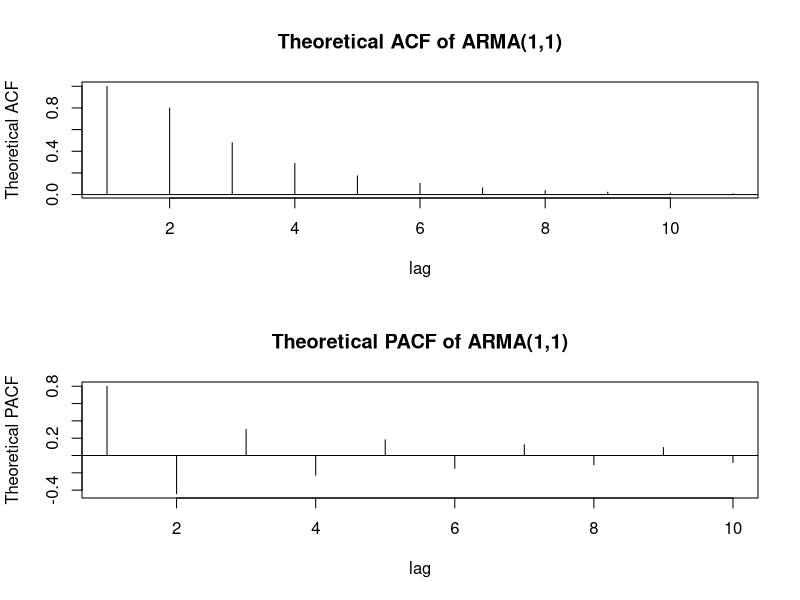
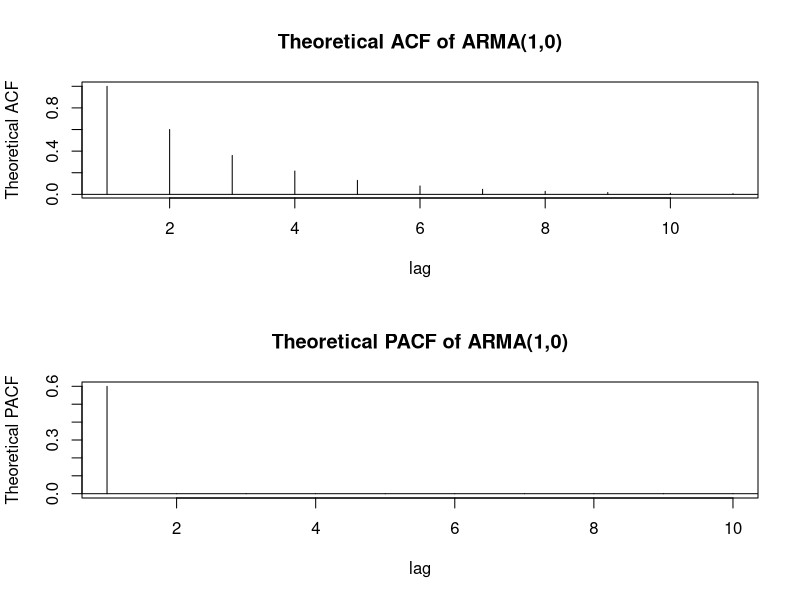
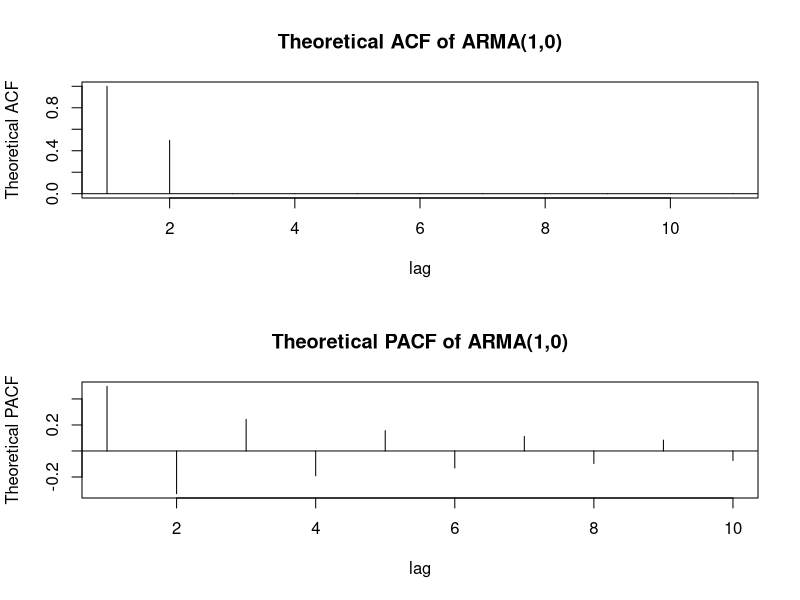
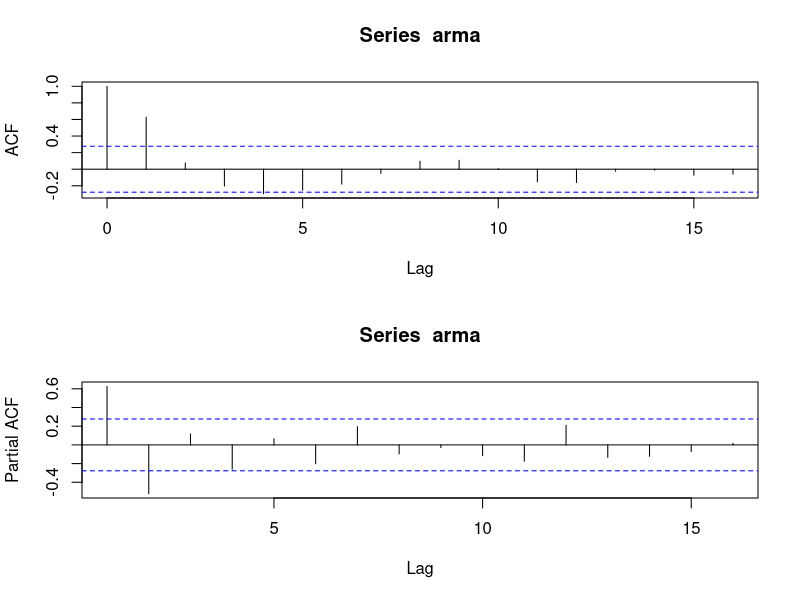
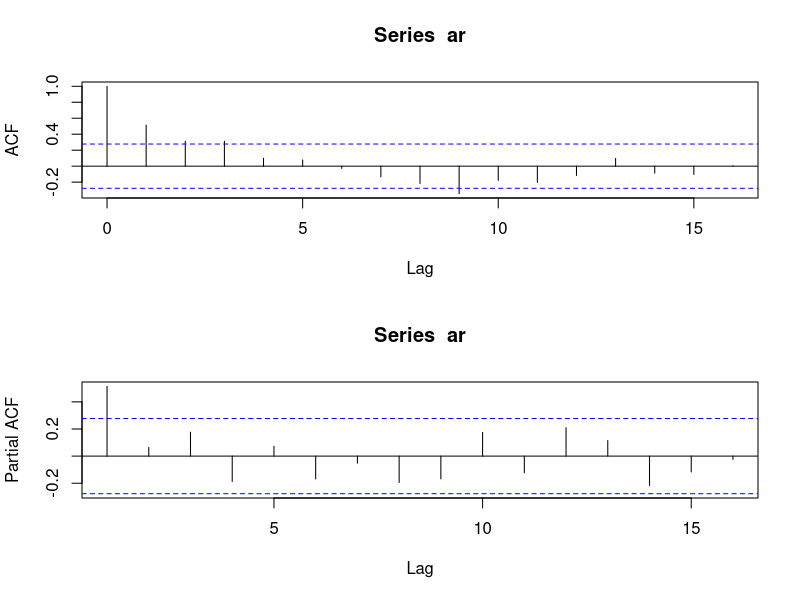
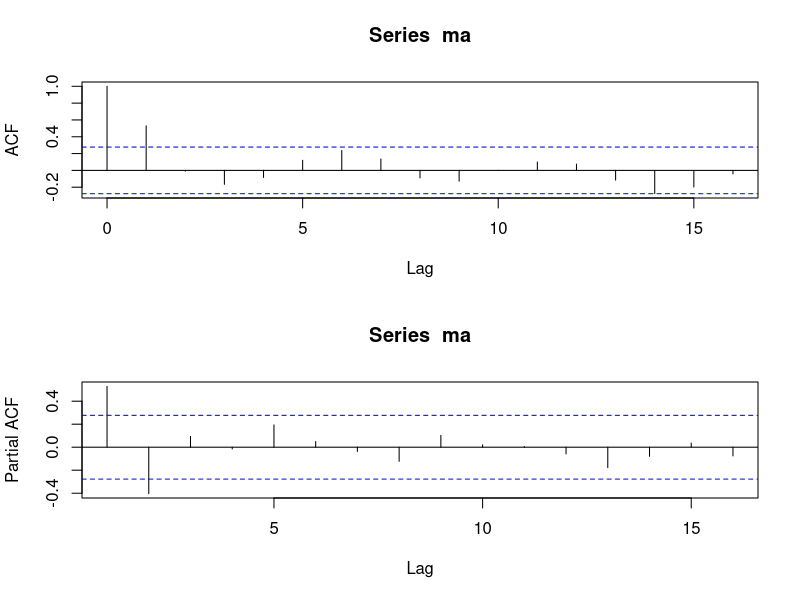
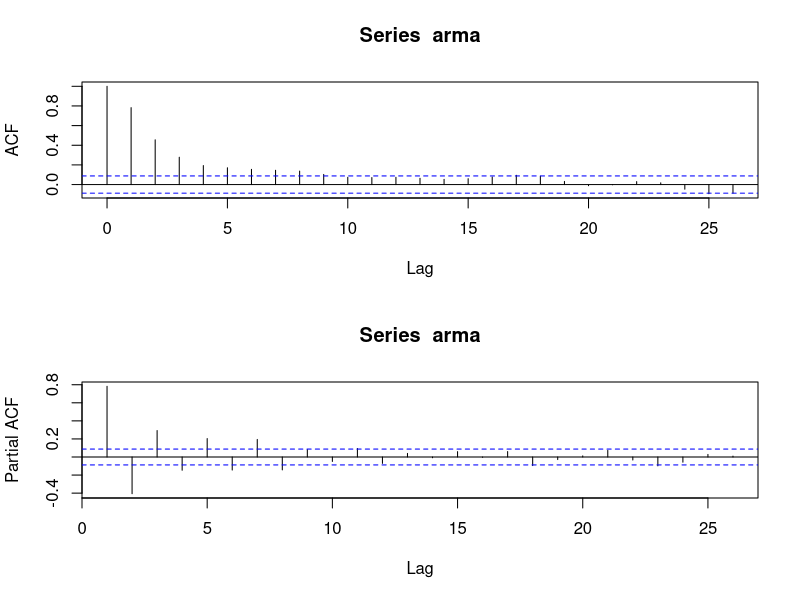
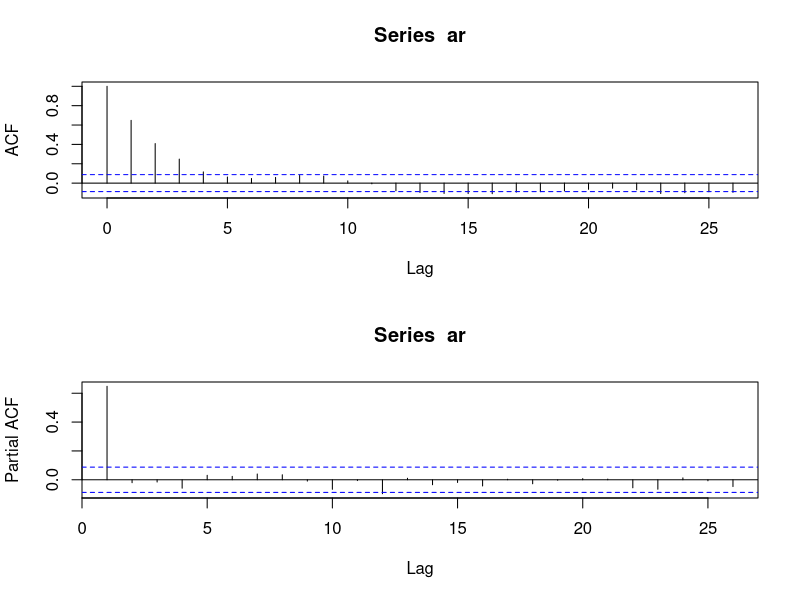

Generate these figures, in order, with R:
## ---- chunk 1
knitr::opts_chunk$set(echo = TRUE)
## ---- chunk 2
par(mfrow = c(2,1))
#ACF and PACF of ARMA(1,1)

armaOneOne = ARMAacf(ar = .6,ma=.9,lag.max=10) #theoretical acf
plot(armaOneOne,
type = "h",
xlab = "lag",
ylab = "Theoretical ACF",
main = "Theoretical ACF of ARMA(1,1)"
)
abline(h = 0)
#acf(x1, lag.max = 10)

plot(ARMAacf(ar = .6,ma=.9,lag.max=10,pacf = TRUE),
             type = "h",
             xlab = "lag",
             ylab = "Theoretical PACF",
             main = "Theoretical PACF of ARMA(1,1)")

abline(h = 0)




#ACF and PACF of ARMA(1,0)
armaOneZero = ARMAacf(ar = .6,lag.max=10) #theoretical acf
plot(armaOneZero,
     type = "h",
     xlab = "lag",
     ylab = "Theoretical ACF",
     main = "Theoretical ACF of ARMA(1,0)"
)
abline(h = 0)
#acf(x1, lag.max = 10)

plot(ARMAacf(ar = .6,lag.max=10,pacf = TRUE), #theoretical PACF
     type = "h",
     xlab = "lag",
     ylab = "Theoretical PACF",
     main = "Theoretical PACF of ARMA(1,0)")

abline(h = 0)









#ACF and PACF of ARMA(0,1)
armaOneZero = ARMAacf(ma = .9,lag.max=10) #theoretical acf
plot(armaOneZero,
     type = "h",
     xlab = "lag",
     ylab = "Theoretical ACF",
     main = "Theoretical ACF of ARMA(1,0)"
)
abline(h = 0)
#acf(x1, lag.max = 10)

plot(ARMAacf(ma = .9,lag.max=10,pacf = TRUE), #theoretical PACF
     type = "h",
     xlab = "lag",
     ylab = "Theoretical PACF",
     main = "Theoretical PACF of ARMA(1,0)")

abline(h = 0)
## ---- chunk 3
arma = arima.sim(list(order = c(1,0,1),ar=.6,ma=.9), n=50)


ar = arima.sim(list(order = c(1,0,0),ar=.6), n=50)
ma = arima.sim(list(order = c(0,0,1),ma=.9), n=50)

par(mfrow = c(2,1))
acf(arma)
pacf(arma)
acf(ar)
pacf(ar)
acf(ma)
pacf(ma)


## ---- chunk 4
arma = arima.sim(list(order = c(1,0,1),ar=.6,ma=.9), n=500)


ar = arima.sim(list(order = c(1,0,0),ar=.6), n=500)
ma = arima.sim(list(order = c(0,0,1),ma=.9), n=500)

par(mfrow = c(2,1))
acf(arma)
pacf(arma)
acf(ar)
pacf(ar)
acf(ma)
pacf(ma)


